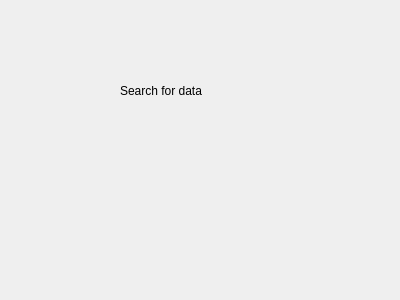
<?xml version="1.0" encoding="UTF-8"?>
<ui version="4.0">
 <class>search</class>
 <widget class="QDialog" name="search">
  <property name="geometry">
   <rect>
    <x>0</x>
    <y>0</y>
    <width>400</width>
    <height>300</height>
   </rect>
  </property>
  <property name="windowTitle">
   <string>The Big Sick</string>
  </property>
  <widget class="QLabel" name="label">
   <property name="geometry">
    <rect>
     <x>120</x>
     <y>70</y>
     <width>141</width>
     <height>41</height>
    </rect>
   </property>
   <property name="text">
    <string>Search for data</string>
   </property>
  </widget>
 </widget>
 <resources/>
 <connections/>
</ui>
